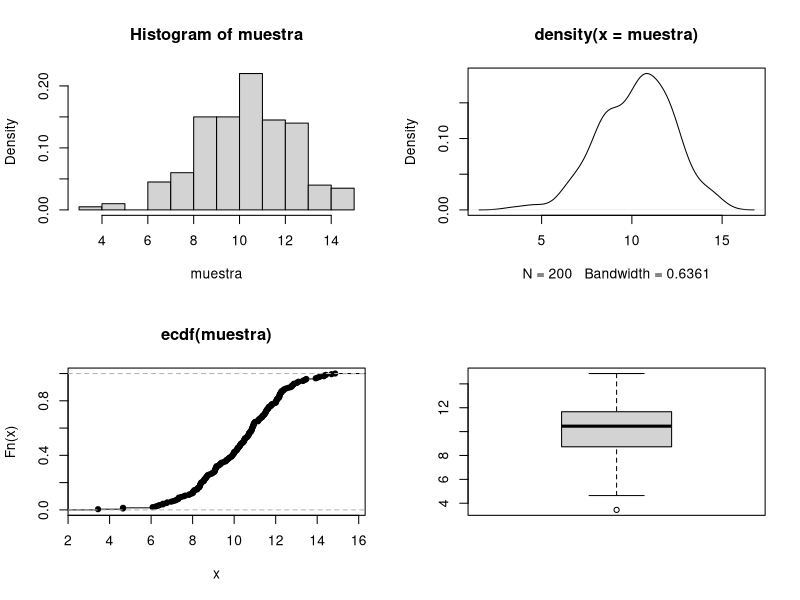

Write the R code that produced this figure.
muestra<-rnorm(200,10,2)
muestra

#Histograma 

par(mfrow=c(2,2))

hist(muestra,freq=FALSE)

plot(density(muestra))

plot(ecdf(muestra))

boxplot(muestra)
